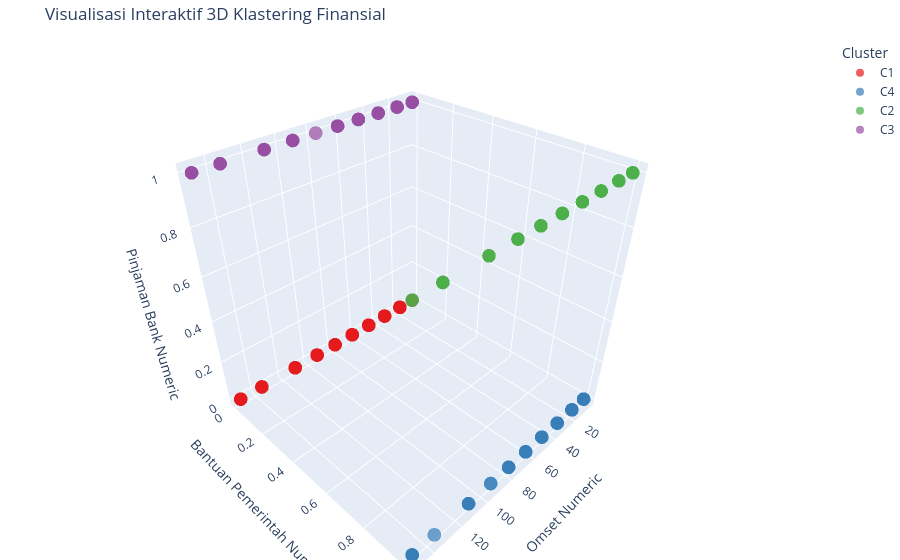

The notebook cell saved with this chart:
### Code cell
import plotly.express as px

# Membuat Scatter Plot 3D interaktif
fig_3d = px.scatter_3d(
    df, 
    x=fitur_yang_dipakai[0], # Omset Numeric
    y=fitur_yang_dipakai[1], # Bantuan Pemerintah Numeric
    z=fitur_yang_dipakai[2], # Pinjaman Bank Numeric
    color='Cluster',
    hover_name='Nama Usaha', # Menampilkan nama usaha saat kursor diarahkan ke titik
    title="Visualisasi Interaktif 3D Klastering Finansial",
    opacity=0.7,
    color_discrete_sequence=px.colors.qualitative.Set1 # Palet warna yang cantik
)

# Merapikan margin
fig_3d.update_layout(margin=dict(l=0, r=0, b=0, t=40))
fig_3d.show()

### Figure 1 — Plotly figure (JSON) as saved in the notebook; plotly's stock layout.template omitted (floating-point values rounded to 4 significant figures; data arrays with more than 128 entries replaced by an {"elided": "..."} marker saying what was removed)
{"data": [{"hovertemplate": "<b>%{hovertext}</b><br><br>Cluster=C1<br>Omset Numeric=%{x}<br>Bantuan Pemerintah Numeric=%{y}<br>Pinjaman Bank Numeric=%{z}<extra></extra>", "hovertext": {"elided": "1267 str values"}, "legendgroup": "C1", "marker": {"color": "rgb(228,26,28)", "opacity": 0.7, "symbol": "circle"}, "mode": "markers", "name": "C1", "scene": "scene", "showlegend": true, "type": "scatter3d", "x": {"elided": "1267 float values"}, "y": {"elided": "1267 int values"}, "z": {"elided": "1267 int values"}}, {"hovertemplate": "<b>%{hovertext}</b><br><br>Cluster=C4<br>Omset Numeric=%{x}<br>Bantuan Pemerintah Numeric=%{y}<br>Pinjaman Bank Numeric=%{z}<extra></extra>", "hovertext": {"elided": "453 str values"}, "legendgroup": "C4", "marker": {"color": "rgb(55,126,184)", "opacity": 0.7, "symbol": "circle"}, "mode": "markers", "name": "C4", "scene": "scene", "showlegend": true, "type": "scatter3d", "x": {"elided": "453 float values"}, "y": {"elided": "453 int values"}, "z": {"elided": "453 int values"}}, {"hovertemplate": "<b>%{hovertext}</b><br><br>Cluster=C2<br>Omset Numeric=%{x}<br>Bantuan Pemerintah Numeric=%{y}<br>Pinjaman Bank Numeric=%{z}<extra></extra>", "hovertext": {"elided": "368 str values"}, "legendgroup": "C2", "marker": {"color": "rgb(77,175,74)", "opacity": 0.7, "symbol": "circle"}, "mode": "markers", "name": "C2", "scene": "scene", "showlegend": true, "type": "scatter3d", "x": {"elided": "368 float values"}, "y": {"elided": "368 int values"}, "z": {"elided": "368 int values"}}, {"hovertemplate": "<b>%{hovertext}</b><br><br>Cluster=C3<br>Omset Numeric=%{x}<br>Bantuan Pemerintah Numeric=%{y}<br>Pinjaman Bank Numeric=%{z}<extra></extra>", "hovertext": {"elided": "532 str values"}, "legendgroup": "C3", "marker": {"color": "rgb(152,78,163)", "opacity": 0.7, "symbol": "circle"}, "mode": "markers", "name": "C3", "scene": "scene", "showlegend": true, "type": "scatter3d", "x": {"elided": "532 float values"}, "y": {"elided": "532 int values"}, "z": {"elided": "532 int values"}}], "layout": {"legend": {"title": {"text": "Cluster"}, "tracegroupgap": 0}, "margin": {"b": 0, "l": 0, "r": 0, "t": 40}, "scene": {"domain": {"x": [0, 1], "y": [0, 1]}, "xaxis": {"title": {"text": "Omset Numeric"}}, "yaxis": {"title": {"text": "Bantuan Pemerintah Numeric"}}, "zaxis": {"title": {"text": "Pinjaman Bank Numeric"}}}, "title": {"text": "Visualisasi Interaktif 3D Klastering Finansial"}}}
